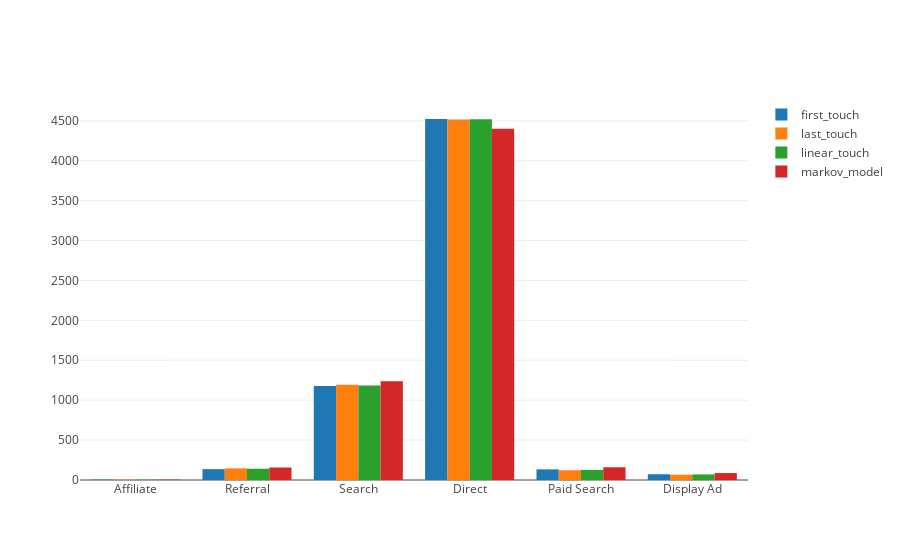

Here is the notebook cell this chart was saved with:
### Code cell
import plotly.io as pio

# Visualize results
R=pd.merge(H,M,on="channel_name",how="inner")
R1=R[["channel_name","first_touch_conversions","last_touch_conversions",\
"linear_touch_conversions","total_conversions"]]
R1.columns=["channel_name","first_touch","last_touch","linear_touch","markov_model"]

R1=pd.melt(R1, id_vars="channel_name")

data = [dict(type = "histogram", histfunc="sum",x = R1.channel_name, y = R1.value,
             transforms = [dict(type = "groupby", groups = R1.variable,)],)]

fig = dict({"data":data}) 
pio.show(fig,validate=False)

# Table for Value/Conversion ratio
for col in R.columns:
    if "_value" in col:
        base_name = col.replace("_value", "")
        rate_col = base_name + "_rate"

        if base_name == 'total_conversion':
            R[rate_col] = R[col] / R[base_name + "s"]
            continue
        R[rate_col] = R[col] / R[base_name + "_conversions"]

# Display the resulting DataFrame
R[["channel_name"] + [col for col in R.columns if "_rate" in col]]

### Figure 1 — Plotly figure (JSON) as saved in the notebook; plotly's stock layout.template omitted (floating-point values rounded to 4 significant figures)
{"data": [{"histfunc": "sum", "transforms": [{"groups": ["first_touch", "first_touch", "first_touch", "first_touch", "first_touch", "first_touch", "last_touch", "last_touch", "last_touch", "last_touch", "last_touch", "last_touch", "linear_touch", "linear_touch", "linear_touch", "linear_touch", "linear_touch", "linear_touch", "markov_model", "markov_model", "markov_model", "markov_model", "markov_model", "markov_model"], "type": "groupby"}], "type": "histogram", "x": ["Affiliate", "Referral", "Search", "Direct", "Paid Search", "Display Ad", "Affiliate", "Referral", "Search", "Direct", "Paid Search", "Display Ad", "Affiliate", "Referral", "Search", "Direct", "Paid Search", "Display Ad", "Affiliate", "Referral", "Search", "Direct", "Paid Search", "Display Ad"], "y": [5, 136, 1179, 4523, 133, 72, 4, 146, 1192, 4518, 122, 66, 4.5, 141.5, 1185.0, 4519.0, 127.2, 70.03, 4.589, 156.6, 1238.0, 4402.0, 159.5, 87.19]}], "layout": {}}
